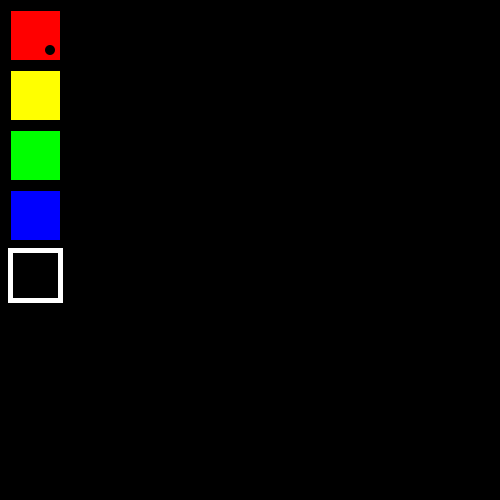
Frame 1 (no input)
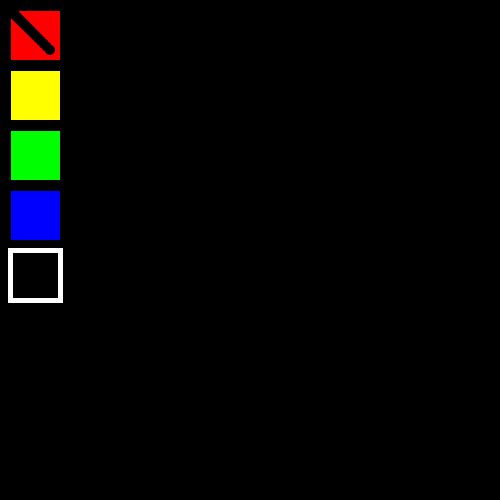
Frame 60 (the mouse pressed at the canvas centre just before this capture)
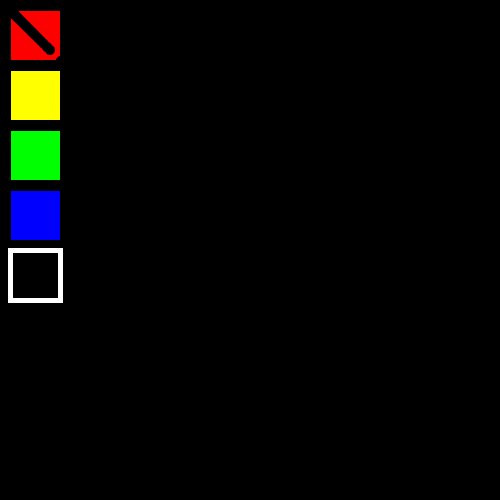
Frame 120 (the mouse held since frame 60 and released just before this capture)

The Processing sketch that drew these frames (run headless with seeded random() and noise(); from frame 60 on, the mouse is pressed at the canvas centre):

// Processing sketch: processing_105099
// ── processing_105099.pde

//barbara compagnoni draw tool
int counter = 0; // for fun later
color r = color(255,0,0); //declare and define color red
color y = color(255, 255, 0); //declare and define color yellow
color g = color (0, 255, 0); //declare and define color green 
color b = color (0, 0, 255); //declare and define color blue
color blk = color (0); //declare and define color black for eraser
float xDist; //defines x distance
float yDist; //defines y distance
float xPos = height/2; //sets x position in centre
float yPos = width/2; //sets y position in centre
int fillColor; //defines fill color

void setup () {
  background (0); //background black
  size (500,500); //frame size 500 x 500
  
  fill (r) ; //fill below red
  rect (10, 10, height/10, width/10); //creates rectangle 1
  
  fill (y);  //fill below yellow
  rect (10, 70, height/10, width/10); //creates rectangle 2
  
  fill (g); //fill below green
  rect (10, 130, height/10, width/10); //creates rectangle 3
  
  fill (b); //fill below blue
  rect (10, 190, height/10, width/10); //creates rectangle 4
  
  stroke (255); //stroke white
  strokeWeight (5); //stroke 5 px thick
  fill (blk); //fill below black
  rect (10, 250, height/10, width/10); //creates rectangle 5
}

void draw (){ //begins draw function
  frameRate (60); //sets frame rate to 60
  
  noStroke ();
  fill (fillColor); //sets the fill color of the ellipse trail below
  ellipse(xPos, yPos , 10, 10); //draws ellipse with a trail using the x position and y position of the mouse

  yDist = mouseY-yPos; //calculates the distance from y position to the mouse y position
  xDist = mouseX-xPos; //calculates the distance from x position to the mouse x position
  xPos = xPos+xDist/15; //adds a small fraction of the x distance to the x position 
  yPos = yPos+yDist/15; //adds a small fraction of the y distance to the x position

  counter++; //for fun later
  
  
 if (mousePressed && mouseX > 10 && mouseX < 60 && mouseY > 10 && mouseY < 60){
      fillColor = r; //if mouse in pressed on red square trail changes to red
     }
    else if (mousePressed && mouseX > 10 && mouseX < 70 && mouseY > 10 && mouseY < 120){
      fillColor = y; //if mouse in pressed on yellow square trail changes to yellow
    }
   else if (mousePressed && mouseX > 10 && mouseX < 130 && mouseY > 10 && mouseY < 180){
      fillColor = g; //if mouse in pressed on green square trail changes to green
    }
   else if (mousePressed && mouseX > 10 && mouseX < 180 && mouseY > 10 && mouseY < 250){
      fillColor = b; //if mouse in pressed on blue square trail changes to blue
    }
   else if (mousePressed && mouseX > 10 && mouseX < 260 && mouseY > 10 && mouseY < 310){
      fillColor = blk; //if mouse in pressed on black square trail changes to black
    }
}
